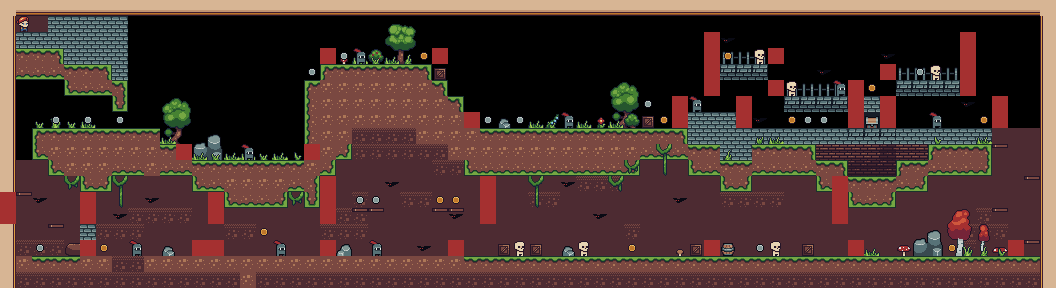

Rendered tile map (Tiled .tmx) drawn with the repository's tilesets; below, a short description and the map source with its tile grids summarised:
An orthogonal 66x18 tile map with 16x16 px tiles, 20 tile layers (water, terrain_bg, terrain, trees, ...).

<map version="1.10" tiledversion="1.10.1" orientation="orthogonal" renderorder="right-down" width="66" height="18" tilewidth="16" tileheight="16" infinite="0" nextlayerid="30" nextobjectid="1">
 <tileset firstgid="1" source="../tilesets/all_spritesheet_by_Alpatyk_tiles.tsx" />
 <layer id="10" name="water" width="66" height="18">
  <data>[1188 cells, 2 non-empty, 2 distinct tile ids]</data>
 </layer>
 <layer id="2" name="terrain_bg" width="66" height="18">
  <data>[1188 cells, 537 non-empty, 11 distinct tile ids]</data>
 </layer>
 <layer id="1" name="terrain" width="66" height="18">
  <data>[1188 cells, 474 non-empty, 24 distinct tile ids]</data>
 </layer>
 <layer id="5" name="trees" width="66" height="18">
  <data>[1188 cells, 28 non-empty, 22 distinct tile ids]</data>
 </layer>
 <layer id="6" name="bushes" width="66" height="18">
  <data>[1188 cells, 4 non-empty, 4 distinct tile ids]</data>
 </layer>
 <layer id="18" name="vines" width="66" height="18">
  <data>[1188 cells, 12 non-empty, 4 distinct tile ids]</data>
 </layer>
 <layer id="7" name="stones" width="66" height="18">
  <data>[1188 cells, 13 non-empty, 7 distinct tile ids]</data>
 </layer>
 <layer id="15" name="crates" width="66" height="18">
  <data>[1188 cells, 7 non-empty, 2 distinct tile ids]</data>
 </layer>
 <layer id="22" name="player" width="66" height="18">
  <data>[1188 cells, 1 non-empty, 1 distinct tile ids]</data>
 </layer>
 <layer id="8" name="grass" width="66" height="18">
  <data>[1188 cells, 33 non-empty, 10 distinct tile ids]</data>
 </layer>
 <layer id="9" name="flowers" width="66" height="18">
  <data>[1188 cells, 4 non-empty, 4 distinct tile ids]</data>
 </layer>
 <layer id="3" name="coins_gold" width="66" height="18">
  <data>[1188 cells, 16 non-empty, 1 distinct tile ids]</data>
 </layer>
 <layer id="4" name="coins_silver" width="66" height="18">
  <data>[1188 cells, 15 non-empty, 1 distinct tile ids]</data>
 </layer>
 <layer id="11" name="enemies_skeleton" width="66" height="18">
  <data>[1188 cells, 6 non-empty, 1 distinct tile ids]</data>
 </layer>
 <layer id="12" name="enemies_knight" width="66" height="18">
  <data>[1188 cells, 9 non-empty, 1 distinct tile ids]</data>
 </layer>
 <layer id="20" name="enemies_bat" width="66" height="18">
  <data>[1188 cells, 14 non-empty, 1 distinct tile ids]</data>
 </layer>
 <layer id="24" name="chest_win_bg" width="66" height="18">
  <data>[1188 cells, 9 non-empty, 7 distinct tile ids]</data>
 </layer>
 <layer id="26" name="chest_win" width="66" height="18">
  <data>[1188 cells, 1 non-empty, 1 distinct tile ids]</data>
 </layer>
 <layer id="25" name="chest_win_front" width="66" height="18">
  <data>[1188 cells, 26 non-empty, 1 distinct tile ids]</data>
 </layer>
 <layer id="29" name="enemies_constraints" width="66" height="18">
  <data>[1188 cells, 50 non-empty, 1 distinct tile ids]</data>
 </layer>
</map>
